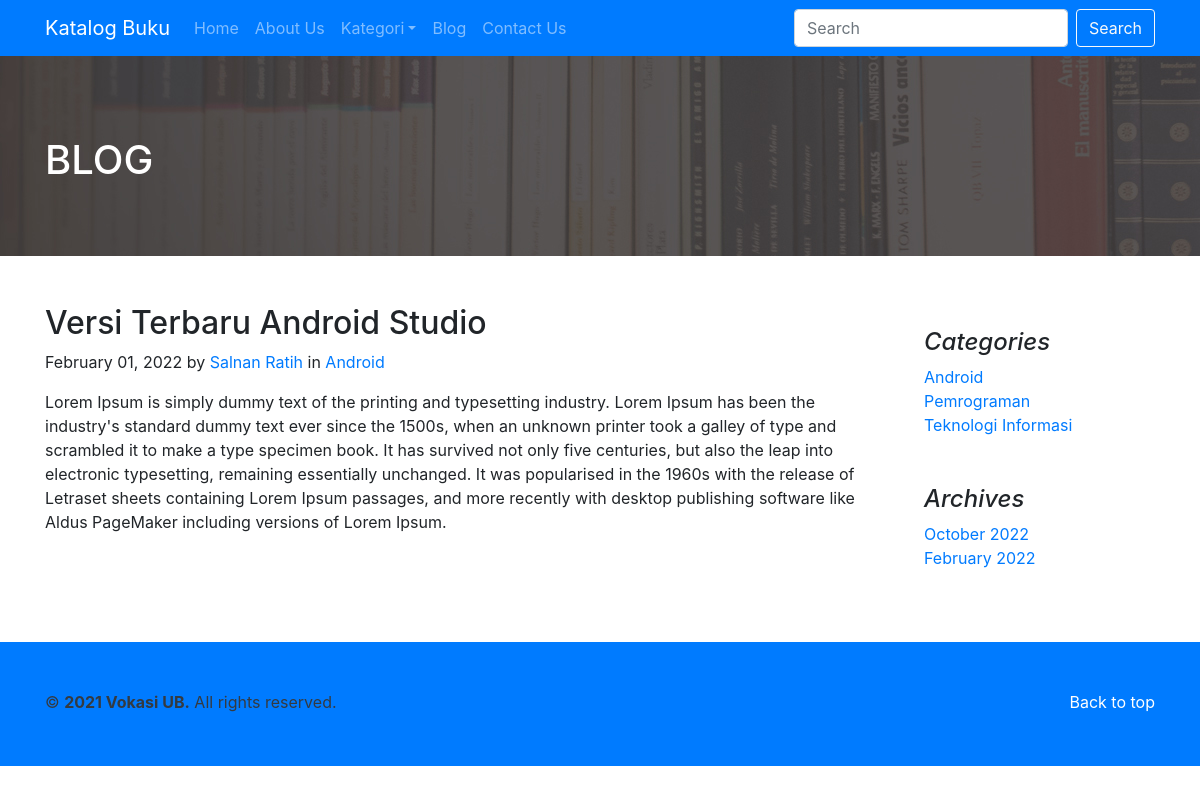
The app's page /index.php?include=detail-blog&data=2 with its own data.
### tables this page shows
CREATE TABLE `blog` (
  `id_blog` int(11) NOT NULL,
  `id_kategori_blog` int(11) DEFAULT NULL,
  `id_user` int(11) DEFAULT NULL,
  `tanggal` date NOT NULL DEFAULT '1999-01-01',
  `judul` varchar(255) DEFAULT NULL,
  `isi` text DEFAULT NULL
);

CREATE TABLE `user` (
  `id_user` int(11) NOT NULL,
  `nama` varchar(100) DEFAULT NULL,
  `email` varchar(50) DEFAULT NULL,
  `username` varchar(30) DEFAULT NULL,
  `password` varchar(150) DEFAULT NULL,
  `level` varchar(30) DEFAULT NULL,
  `foto` varchar(100) DEFAULT NULL
);

CREATE TABLE `kategori_blog` (
  `id_kategori_blog` int(11) NOT NULL,
  `kategori_blog` varchar(50) DEFAULT NULL
);

### include/detailblog.php (the view)
<section id="blog-header">
  <div class="container">
    <h1 class="text-white">BLOG</h1>
  </div>
</section><br><br>
<section id="blog-list">
  <main role="main" class="container">
    <div class="row">
      <?php
      if (isset($_GET['data'])) {
        $id_blog = $_GET['data'];
        $sql_d = "SELECT b.judul, DATE_FORMAT(b.tanggal, '%M %d, %Y'), b.isi, u.nama, k.kategori_blog FROM blog b INNER JOIN user u ON b.id_user = u.id_user INNER JOIN kategori_blog k ON b.id_kategori_blog = k.id_kategori_blog WHERE b.id_blog = '$id_blog'";
        $query_d = mysqli_query($koneksi, $sql_d);
        while ($data_d = mysqli_fetch_row($query_d)) {
      ?>
          <div class="col-md-9 blog-main">
            <div class="blog-post">
              <h2 class="blog-post-title"><?= $data_d[0] ?></h2>
              <p class="blog-post-meta"><?= $data_d[1] ?> by <a href="#"><?= $data_d[3] ?></a> in <a href="#"><?= $data_d[4] ?></a></p>
              <?= $data_d[2] ?>
            </div><br><br>
          </div>
      <?php
        }
      } else {
      }
      ?>
      <aside class="col-md-3 blog-sidebar">
        <div class="p-4">
          <h4 class="font-italic">Categories</h4>
          <ol class="list-unstyled mb-0">
            <?php
            $sql_c = "SELECT * FROM kategori_blog ORDER BY kategori_blog ASC";
            $query_c = mysqli_query($koneksi, $sql_c);
            while ($data_c = mysqli_fetch_row($query_c)) {
            ?>
              <li><a href="#"><?= $data_c[1] ?></a></li>
            <?php } ?>
        </div>
        <div class="p-4">
          <h4 class="font-italic">Archives</h4>
          <ol class="list-unstyled mb-0">
            <?php
            $sql_a = "SELECT YEAR(b.tanggal), MONTH(b.tanggal), DATE_FORMAT(b.tanggal, '%M') FROM blog b GROUP BY MONTH(b.tanggal) ORDER BY 2 DESC";
            $query_a = mysqli_query($koneksi, $sql_a);
            while ($data_a = mysqli_fetch_row($query_a)) {
            ?>
              <li><a href="#"><?= $data_a[2] . " " . $data_a[0] ?></a></li>
            <?php } ?>
          </ol>
        </div>
      </aside>
    </div>
  </main>
</section><br><br>

### records on screen
blog: judul "Versi Terbaru Android Studio", data_d "February 01, 2022", id_user.nama "Salnan Ratih", id_kategori_blog.kategori_blog "Android", isi "Lorem Ipsum is simply dummy text of the printing and typesetting industry. Lorem Ipsum has been the industry's standard dummy text ever since the 1500s, when an unknown printer took a galley of type and scrambled it to make a type specimen book. It has survived not only five centuries, but also the leap into electronic typesetting, remaining essentially unchanged. It was popularised in the 1960s with the release of Letraset sheets containing Lorem Ipsum passages, and more recently with desktop publishing software like Aldus PageMaker including versions of Lorem Ipsum."
kategori_blog: kategori_blog "Android"
kategori_blog: kategori_blog "Pemrograman"
kategori_blog: kategori_blog "Teknologi Informasi"

### other values on screen
$data_a[2] "October"
$data_a[0] "2022"
$data_a[2] "February"
